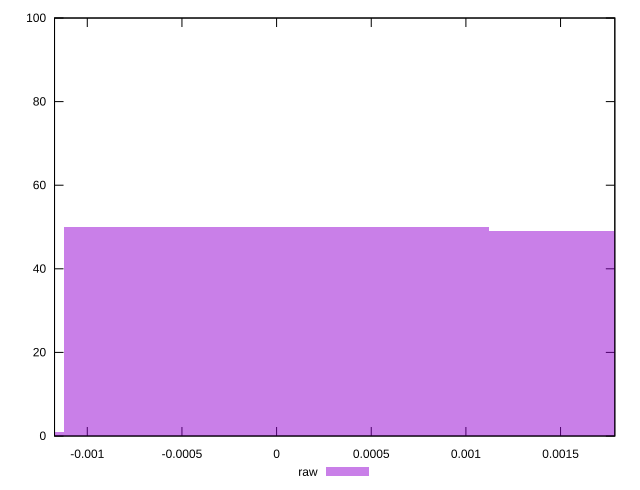

Write gnuplot code to recreate this figure.
reset

$raw <<EOF
0 50
0.0022483966289441907 49
-0.0022483966289441907 1
EOF

set key outside below
set boxwidth 0.0022483966289441907
set xrange [-0.0011730227293496654:0.0017866527294893909]
set yrange [0:100]
set trange [0:100]
set style fill transparent solid 0.5 noborder
set terminal svg size 640, 490 enhanced background rgb 'white'
set output "reports/report_00032_2021-02-25T10-28-15.087Z/meta/pScore-difference/samples/card/raw/histogram.svg"

plot $raw title "raw" with boxes

reset
